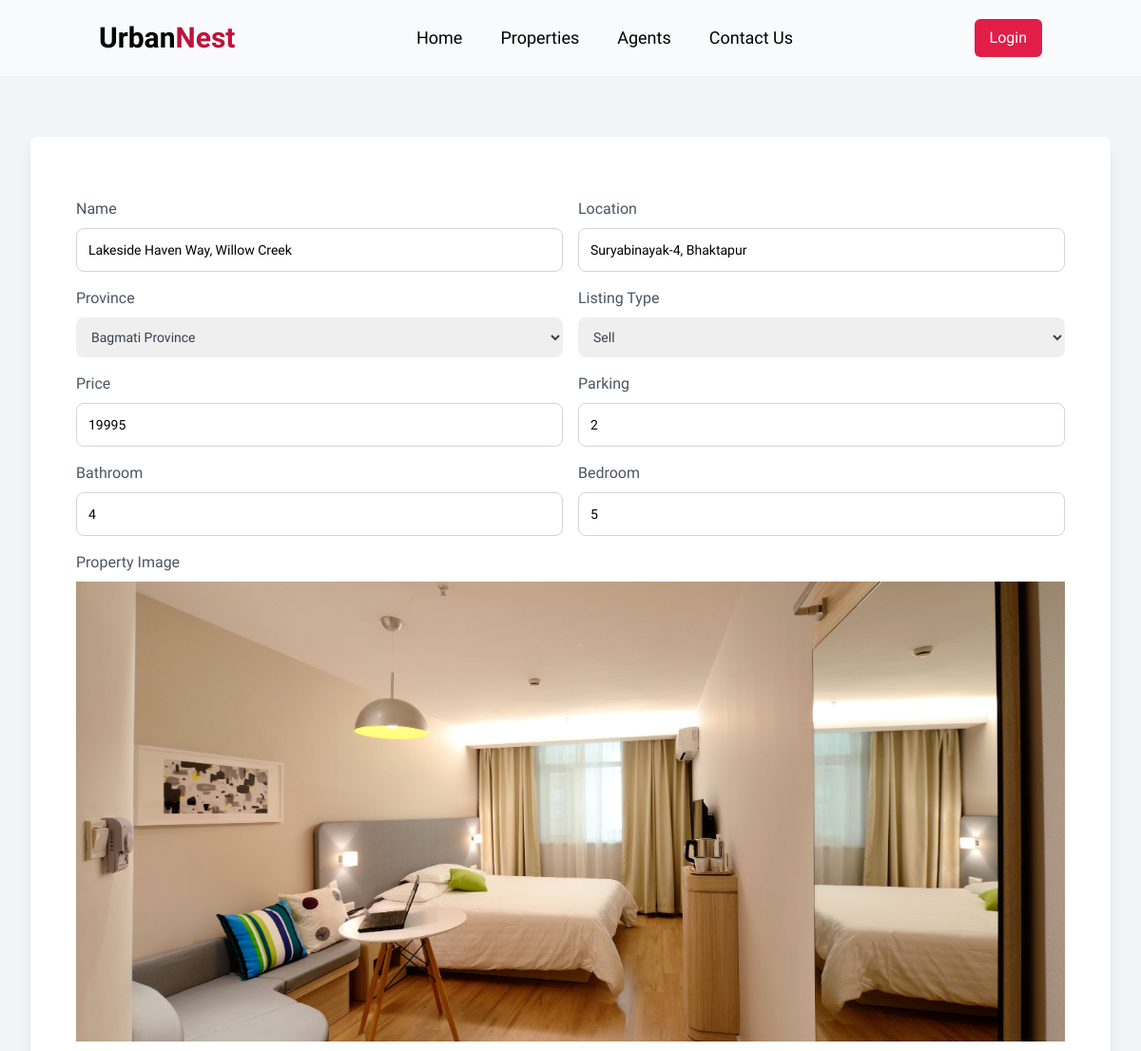
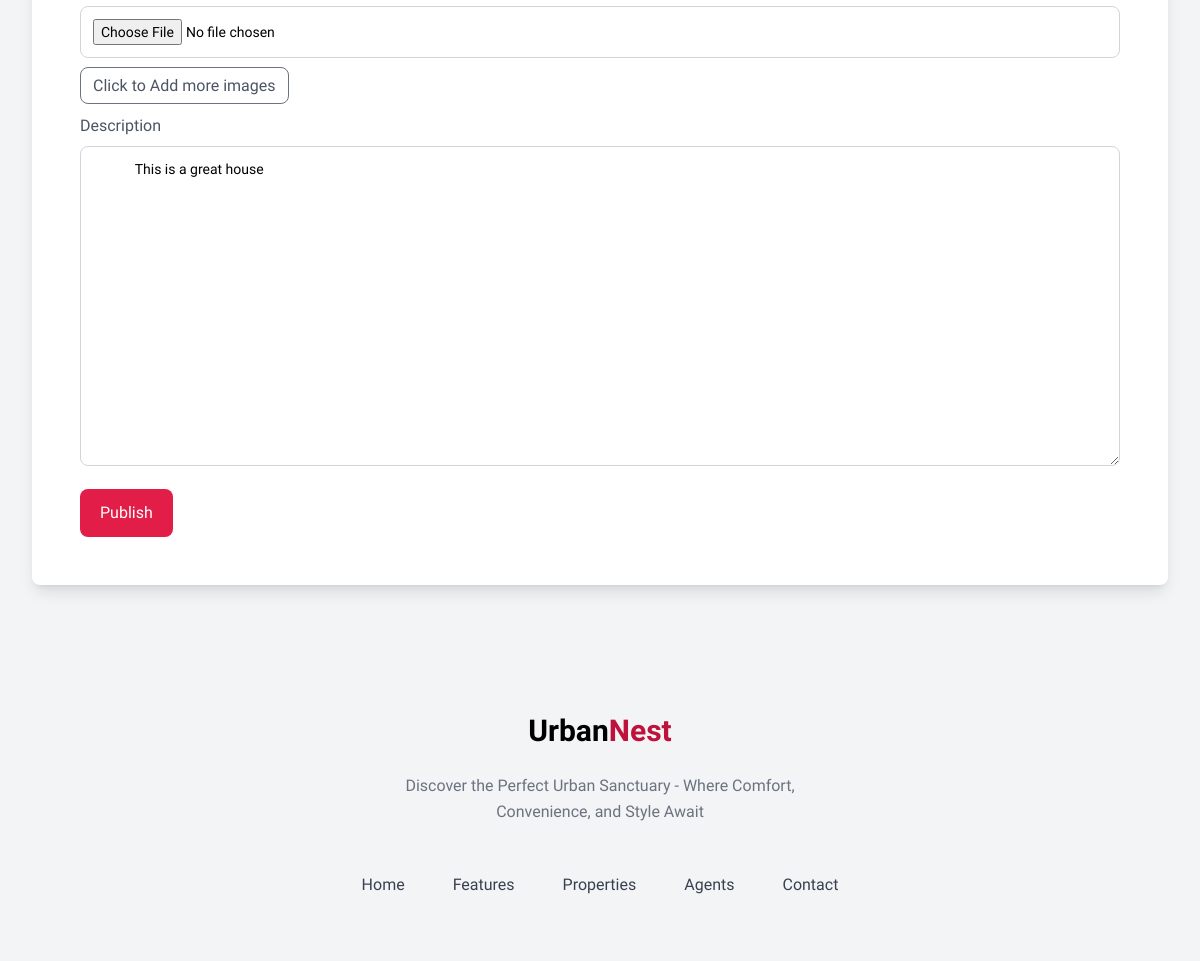
/edit-property/KxaZyb99YN6MJhMe3Moz46, run on the app's committed database (2 pictures, top to bottom).
### spacenest/models.py (models this page shows, shortened)
class Property(models.Model):
    PROVINCE_CHOICES = [
        ("koshi", _("Koshi Province")),
        ("madhesh", _("Madhesh Province")),
        ("bagmati", _("Bagmati Province")),
        ("gandaki", _("Gandaki Province")),
        ("lumbini", _("Lumbini Province")),
        ("karnali", _("Karnali Province")),
        ("sudurpashchim", _("Sudurpashchim Province")),
    ]
    LISTING_TYPE_CHOICES = [
        ("sell", _("Sell")),
        ("rent", _("Rent")),
    ]
    id = models.CharField(
        _("ID"), primary_key=True, max_length=22, default=shortuuid.uuid, editable=False
    )
    name = models.CharField(_("Property Name"), max_length=200)
    location = models.CharField(_("Location"), max_length=200)
    province = models.CharField(_("Province"), max_length=200, choices=PROVINCE_CHOICES)
    listing_type = models.CharField(
        _("Listing Type"), max_length=20, choices=LISTING_TYPE_CHOICES
    )
    description = models.TextField(null=True, blank=True)
    price = models.PositiveIntegerField(_("Price"))
    property_image = models.ImageField(
        _("Property Image"),
        upload_to="property/",
        default="property/default.jpg",
        null=True,
        blank=True,
    )
    owner = models.ForeignKey(User, on_delete=models.CASCADE, verbose_name=_("Owner"))
    parking = models.PositiveIntegerField(_("Parking Space"), default=0)
    bathroom = models.PositiveIntegerField(_("Bathroom"), default=0)
    bedroom = models.PositiveIntegerField(_("Bedroom"), default=0)
    class Meta:
        verbose_name_plural = "Properties"

### spacenest/views.py (the view, shortened to what this page needs)
# urls.py: path("edit-property/<str:pk>", edit_property, name="edit_property"),
def edit_property(request, pk):
    property = Property.objects.get(id=pk)
    context = {"property": property}
    return render(request, "spacenest/edit_property.html", context)

### spacenest/context_processors.py (called while the page is built)
def inbox(request):
    mails = None
    if request.user.is_authenticated:
        try:
            mails = Mailbox.objects.filter(receiver=request.user)
            return {"mails": mails}
        except Mailbox.DoesNotExist:
            return {"mails": 0}
    return {"mails": mails}

### spacenest/templates/spacenest/edit_property.html (shortened to what this page needs)
{% extends "main.html" %} {% block content %}
<section class="bg-gray-100">
    <div class="mx-auto max-w-screen-xl px-4 py-16 sm:px-6 lg:px-8">
        <div class="rounded-lg bg-white p-8 shadow-lg lg:col-span-3 lg:p-12">
            <form action="" method="post" enctype="multipart/form-data" class="space-y-4">
                <div class="grid grid-cols-1 gap-4 sm:grid-cols-2">
                    <div>
                        <label class="text-gray-600" for="name">Name</label>
                        <input class="w-full rounded-lg mt-2 border border-gray-300 mt-2 p-3 text-sm" type="text"
                            name="name" id="name" value="{{property.name}}" />
                    </div>
                    <div>
                        <label class="text-gray-600" for="name">Location</label>
                        <input class="w-full rounded-lg mt-2 border border-gray-300 p-3 text-sm"
                            value="{{property.location}}" type="text" name="location" id="name" />
                    </div>
                </div>
                <div class="grid grid-cols-1 gap-4 sm:grid-cols-2">
                    <div>
                        <label class="text-gray-600" for="name">Province</label>
                        <select name="province" id="HeadlineAct"
                            class="p-3 w-full mt-2 rounded-lg border-gray-300 text-gray-700 sm:text-sm">
                            <option {% if property.province == 'bagmati' %} selected {% endif %} value="bagmati">Bagmati Province</option>
                        </select>
                    </div>
                    <div>
                        <label class="text-gray-600" for="name">Listing Type</label>
                        <select name="listing_type" id="HeadlineAct"
                            class="p-3 w-full mt-2 rounded-lg border-gray-300 text-gray-700 sm:text-sm">
                            <option {% if property.listing_type == 'sell' %}selected{% endif %} value="sell">Sell</option>
                        </select>
                    </div>
                </div>
                <div class="grid grid-cols-1 gap-4 sm:grid-cols-2">
                    <div>
                        <label class="text-gray-600" for="name">Price</label>
                        <input name="price" class="w-full rounded-lg mt-2 border border-gray-300 p-3 text-sm" min="0"
                            value="{{property.price}}" type="number" id="name" />
                    </div>
                    <div>
                        <label class="text-gray-600" for="name">Parking</label>
                        <input class="w-full rounded-lg mt-2 border border-gray-300 p-3 text-sm" min="0"
                        value="{{property.parking}}" type="number" id="name" name="parking" />
                    </div>
                </div>
                <div class="grid grid-cols-1 gap-4 sm:grid-cols-2">
                    <div>
                        <label class="text-gray-600" for="name">Bathroom</label>
                        <input class="w-full rounded-lg mt-2 border border-gray-300 p-3 text-sm" min="0"
                            value="{{property.bathroom}}" type="number" id="name" name="bathroom" />
                        </div>
                    <div>
                        <label class="text-gray-600" for="name">Bedroom</label>
                        <input class="w-full rounded-lg mt-2 border border-gray-300 p-3 text-sm" min="0"
                        value="{{property.bedroom}}" type="number" id="name" name="bedroom" />
                    </div>
                </div>
                <div>
                    <label class="text-gray-600" for="phone">Property Image</label>
                    <div id="imagePreviewContainer">
                      <img id="imagePreview" class="preview-image w-full h-[500px] py-2 object-cover" src="{{property.property_image.url}}" alt="{{property.name}}">
                    </div>
                  <input
                    class="w-full rounded-lg mt-2 border border-gray-300 p-3 text-sm"
                    type="file"
                    name="image"
                    id="image"
                    onchange="previewImage(event)"
                  />
                </div>
                <div>
                    <a href="{% url 'add_images' property.id%}" class="px-3 py-2 border border-gray-500 rounded-lg text-gray-600 mt-10 hover:bg-gray-500 hover:text-white transition duration-300">Click to Add more
                        images</a>
                </div>
                <div>
                    <label class="text-gray-600" for="name">Description</label>
                    <textarea id="editor" name="description"
                        class="w-full rounded-lg border border-gray-300 mt-2 p-3 h-80 text-sm"
                        placeholder="Write a short description" rows="6" id="description">
            {{property.description}}
        </textarea>
                </div>
                <div class="mt-4">
                    <button type="submit"
                        class="inline-block w-full rounded-lg bg-rose-600 px-5 py-3 font-medium text-white sm:w-auto">
                        Publish
                    </button>
                </div>
            </form>
        </div>
    </div>
</section>
{% endblock content %}

### data on the page
Property: name "Lakeside Haven Way, Willow Creek", location "Suryabinayak-4, Bhaktapur", province "Bagmati Province", listing_type "Sell", price "19995", parking "2", bathroom "4", bedroom "5", property_image (picture), description "This is a great house"
